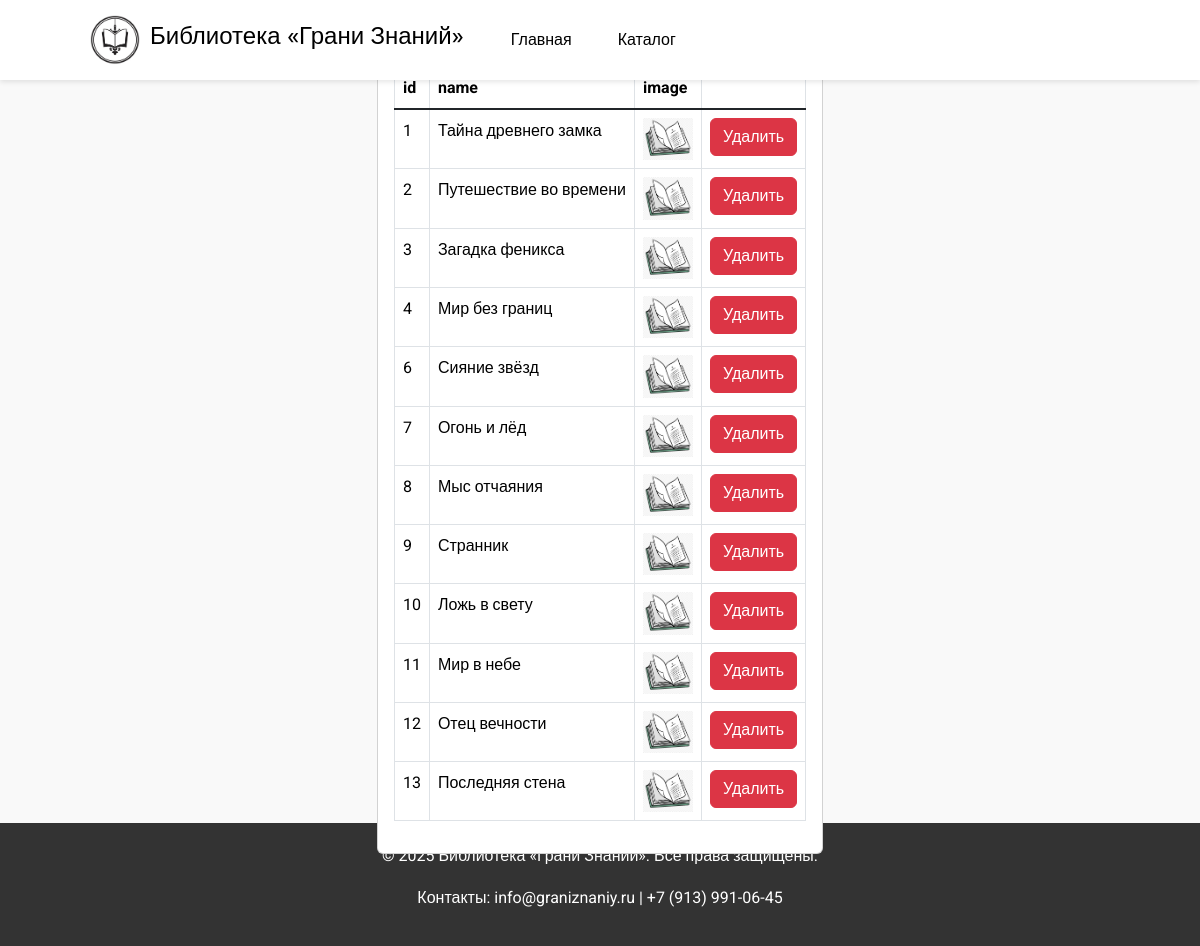
Screenshot of /admin.php (signed in) with the database file from the repository.
### tables this page shows
CREATE TABLE `products` (
  `id` int NOT NULL,
  `name` varchar(255) NOT NULL,
  `description` text NOT NULL,
  `cost` decimal(6,0) NOT NULL,
  `image` varchar(255) DEFAULT NULL
);

### admin.php (the view, shortened to what this page needs)
<!DOCTYPE html>
<html lang="en">
<head>
    <link href="css/bootstrap.min.css" rel="stylesheet" type="text/css">
    <link href="css/style.css" rel="stylesheet" type="text/css">
    <link href="css/styles.css" rel="stylesheet" type="text/css">
</head>
 <?
  require_once('php/db.php');
?>
<body>
<header>
    <div class="container header-content">
      <div class="logo">
        <img src="img/logo.png">
        <h1>Библиотека «Грани Знаний»</h1>
        <nav>
  <ul class="d-flex align-items-center gap-3" style="list-style: none; margin: 0;">
    <li><a href="index.php">Главная</a></li>
    <li><a href="catalog.php">Каталог</a></li>
  </ul>
</nav>
      </div>
    </div>
  </header>
    <main style="height: calc(100vh - 57px); display: flex; justify-content: center; align-items: center;">
      <div class="card">
        <div class="card-body">
          <table class="table table-hover table-bordered">
            <thead>
              <th>
                id
              </th>
              <th>
                name
              </th>
              <th>
                image
              </th>
              <th>
              </th>
            </thead>
            <tbody class="table-group-divider">
              <?
                $result = mysqli_query($conn, "SELECT * FROM `products`");
                while ($n = mysqli_fetch_array($result)){
                  echo '
                  <tr>
                    <td>
                      '.$n['id'].'
                    </td>
                    <td>
                      '.$n['name'].'
                    </td>
                    <td>
                      <img src="img/'.$n['image'].'" class="img-fluide" style="width: 50px;" alt="Фото отсутствует">
                    </td>
                    <td>
                      <a class="btn btn-danger" href="php/delete.php?id='.$n['id'].'">Удалить</a>
                    </td>
                  </tr>
                  ';
                }
              ?>
            </tbody>
          </table>
        </div>
      </div>
    </main>
    <footer>
    <div class="container">
      <p>&copy; 2025 Библиотека «Грани Знаний». Все права защищены.</p>
      <p>Контакты: info@graniznaniy.ru | +7 (913) 991-06-45</p>
    </div>
  </footer>
</body>
</html>

### css/styles.css (style rules this page uses)
* { margin: 0; padding: 0; box-sizing: border-box; }
html { scroll-behavior: smooth; }
body { font-family: 'Roboto', sans-serif; color: #333; line-height: 1.6; background: #f9f9f9; }
.container { width: 90%; max-width: 1200px; margin: 0 auto; }
header { position: sticky; top: 0; z-index: 1000; background: #fff; box-shadow: 0 2px 5px rgba(0,0,0,0.1); padding: 15px 20px; }
.header-content { display: flex; align-items: center; justify-content: space-between; }
.logo { display: flex;align-items: center; }
.logo img { width: 50px; margin-right: 10px; }
.logo h1 { font-size: 24px; color: #000; font-family: 'Montserrat', sans-serif; white-space: nowrap; }
nav ul { list-style: none; display: flex; }
nav ul li { margin: 0 15px; }
nav ul li a { text-decoration: none; color: #000; font-size: 16px; transition: color 0.3s; }
footer { background: #333; color: #fff; text-align: center; padding: 20px; }

### rows the page displays
products: id "1", name "Тайна древнего замка", image (picture)
products: id "2", name "Путешествие во времени", image (picture)
products: id "3", name "Загадка феникса", image (picture)
products: id "4", name "Мир без границ", image (picture)
products: id "6", name "Сияние звёзд", image (picture)
products: id "7", name "Огонь и лёд", image (picture)
products: id "8", name "Мыс отчаяния", image (picture)
products: id "9", name "Странник", image (picture)
products: id "10", name "Ложь в свету", image (picture)
products: id "11", name "Мир в небе", image (picture)
products: id "12", name "Отец вечности", image (picture)
products: id "13", name "Последняя стена", image (picture)
